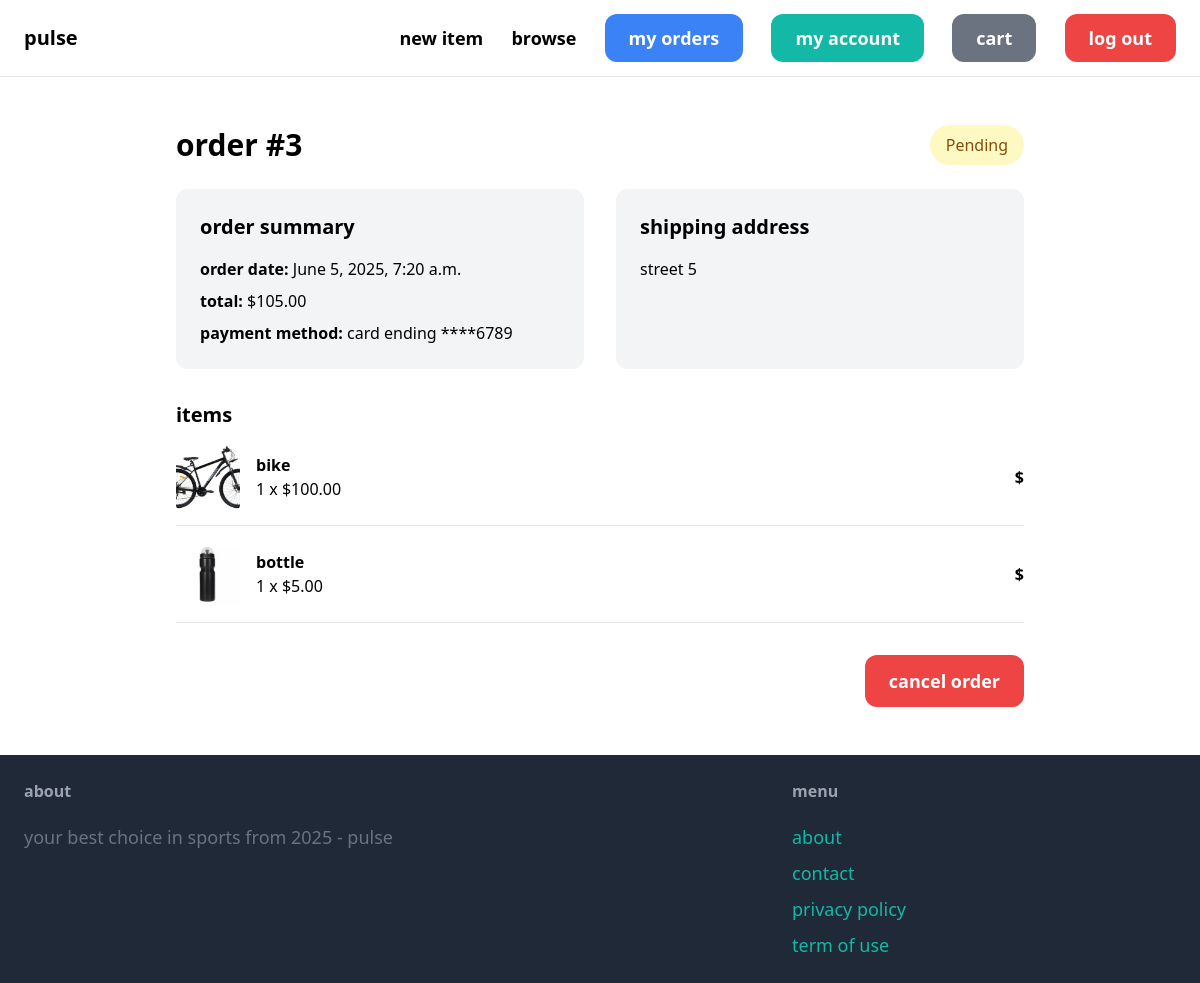
/orders/3/ (signed in), run on the app's committed database.
### core/models.py (models this page shows, shortened)
class Order(models.Model):
    STATUS_CHOICES = (
        ('pending', 'Pending'),
        ('processing', 'Processing'),
        ('shipped', 'Shipped'),
        ('delivered', 'Delivered'),
        ('cancelled', 'Cancelled'),
    )
    user = models.ForeignKey(User, related_name='orders', on_delete=models.CASCADE)
    created_at = models.DateTimeField(auto_now_add=True)
    total_price = models.FloatField()
    status = models.CharField(max_length=20, choices=STATUS_CHOICES, default='pending')
    shipping_address = models.TextField()
    card_last4 = models.CharField(max_length=4)

class OrderItem(models.Model):
    order = models.ForeignKey(Order, related_name='items', on_delete=models.CASCADE)
    item = models.ForeignKey('item.Item', on_delete=models.CASCADE)
    quantity = models.PositiveIntegerField()
    price = models.FloatField()

### item/models.py (models this page shows)
class Item(models.Model):
    category = models.ForeignKey(Category, related_name='items', on_delete=models.CASCADE)
    name = models.CharField(max_length=255)
    description = models.TextField(blank=True, null=True)
    price = models.FloatField()
    image = models.ImageField(upload_to='item_images', blank=True, null=True)
    is_sold = models.BooleanField(default=False)
    created_by = models.ForeignKey(User, related_name='items', on_delete=models.CASCADE)
    created_at = models.DateField(auto_now_add=True)
    is_available = models.BooleanField(default=True)

### core/views.py (the view)
# urls.py: path('orders/<int:pk>/', views.order_detail, name='order_detail'),
@login_required
def order_detail(request, pk):
    order = get_object_or_404(Order, pk=pk, user=request.user)
    return render(request, 'core/order_detail.html', {'order': order})

### core/templates/core/order_detail.html (shortened to what this page needs)
{% extends 'core/base.html' %}
{% block content %}
<div class="max-w-4xl mx-auto p-6">
    <div class="flex justify-between items-center mb-6">
        <h1 class="text-3xl font-bold">order #{{ order.id }}</h1>
        <span class="px-4 py-2 rounded-full
            {% if order.status == 'pending' %}bg-yellow-100 text-yellow-800
            {% elif order.status == 'processing' %}bg-blue-100 text-blue-800
            {% elif order.status == 'shipped' %}bg-indigo-100 text-indigo-800
            {% elif order.status == 'delivered' %}bg-green-100 text-green-800
            {% else %}bg-red-100 text-red-800{% endif %}">
            {{ order.get_status_display }}
        </span>
    </div>
    <div class="grid grid-cols-2 gap-8 mb-8">
        <div class="bg-gray-100 p-6 rounded-xl">
            <h2 class="text-xl font-semibold mb-4">order summary</h2>
            <p class="mb-2"><strong>order date:</strong> {{ order.created_at }}</p>
            <p class="mb-2"><strong>total:</strong> ${{ order.total_price|floatformat:2 }}</p>
            <p><strong>payment method:</strong> card ending ****{{ order.card_last4 }}</p>
        </div>
        <div class="bg-gray-100 p-6 rounded-xl">
            <h2 class="text-xl font-semibold mb-4">shipping address</h2>
            <p>{{ order.shipping_address }}</p>
        </div>
    </div>
    <div class="mb-8">
        <h2 class="text-xl font-semibold mb-4">items</h2>
        <div class="space-y-4">
            {% for item in order.items.all %}
            <div class="flex items-center border-b pb-4">
                <img src="{{ item.item.image.url }}" class="w-16 h-16 object-cover rounded mr-4">
                <div class="flex-1">
                    <h3 class="font-semibold">{{ item.item.name }}</h3>
                    <p>{{ item.quantity }} x ${{ item.price|floatformat:2 }}</p>
                </div>
                <p class="font-semibold">${{ item.total_price|floatformat:2 }}</p>
            </div>
            {% endfor %}
        </div>
    </div>
    {% if order.status == 'pending' %}
    <div class="flex justify-end">
        <a href="{% url 'core:cancel_order' order.pk %}" class="px-6 py-3 text-lg font-semibold bg-red-500 text-white rounded-xl hover:bg-red-700">cancel order</a>
    </div>
    {% endif %}
</div>
{% endblock %}

### data on the page
Order: id "3", status "Pending", created_at "June 5, 2025, 7:20 a.m.", total_price "105.00", card_last4 "6789", shipping_address "street 5"
OrderItem: item.image (picture), item.name "bike", quantity "1", price "100.00"
OrderItem: item.image (picture), item.name "bottle", quantity "1", price "5.00"
